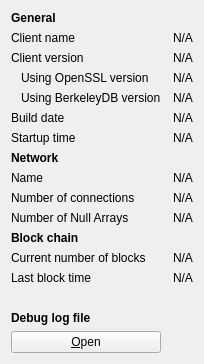
     <widget class="QWidget" name="tab_info">
      <attribute name="title">
       <string>&amp;Information</string>
      </attribute>
      <layout class="QGridLayout" name="gridLayout" columnstretch="0,0">
       <property name="horizontalSpacing">
        <number>12</number>
       </property>
       <item row="0" column="0">
        <widget class="QLabel" name="generalHeader">
         <property name="font">
          <font>
           <weight>75</weight>
           <bold>true</bold>
          </font>
         </property>
         <property name="text">
          <string>General</string>
         </property>
        </widget>
       </item>
       <item row="1" column="0">
        <widget class="QLabel" name="clientNameLabel">
         <property name="text">
          <string>Client name</string>
         </property>
        </widget>
       </item>
       <item row="1" column="1">
        <widget class="QLabel" name="clientName">
         <property name="cursor">
          <cursorShape>IBeamCursor</cursorShape>
         </property>
         <property name="text">
          <string>N/A</string>
         </property>
         <property name="textFormat">
          <enum>Qt::PlainText</enum>
         </property>
         <property name="textInteractionFlags">
          <set>Qt::LinksAccessibleByMouse|Qt::TextSelectableByKeyboard|Qt::TextSelectableByMouse</set>
         </property>
        </widget>
       </item>
       <item row="2" column="0">
        <widget class="QLabel" name="clientVersionLabel">
         <property name="text">
          <string>Client version</string>
         </property>
        </widget>
       </item>
       <item row="2" column="1">
        <widget class="QLabel" name="clientVersion">
         <property name="cursor">
          <cursorShape>IBeamCursor</cursorShape>
         </property>
         <property name="text">
          <string>N/A</string>
         </property>
         <property name="textFormat">
          <enum>Qt::PlainText</enum>
         </property>
         <property name="textInteractionFlags">
          <set>Qt::LinksAccessibleByMouse|Qt::TextSelectableByKeyboard|Qt::TextSelectableByMouse</set>
         </property>
        </widget>
       </item>
       <item row="3" column="0">
        <widget class="QLabel" name="openSSLVersionLabel">
         <property name="text">
          <string>Using OpenSSL version</string>
         </property>
         <property name="indent">
          <number>10</number>
         </property>
        </widget>
       </item>
       <item row="3" column="1">
        <widget class="QLabel" name="openSSLVersion">
         <property name="cursor">
          <cursorShape>IBeamCursor</cursorShape>
         </property>
         <property name="text">
          <string>N/A</string>
         </property>
         <property name="textFormat">
          <enum>Qt::PlainText</enum>
         </property>
         <property name="textInteractionFlags">
          <set>Qt::LinksAccessibleByMouse|Qt::TextSelectableByKeyboard|Qt::TextSelectableByMouse</set>
         </property>
        </widget>
       </item>
       <item row="4" column="0">
        <widget class="QLabel" name="berkeleyDBVersionLabel">
         <property name="text">
          <string>Using BerkeleyDB version</string>
         </property>
         <property name="indent">
          <number>10</number>
         </property>
        </widget>
       </item>
       <item row="4" column="1">
        <widget class="QLabel" name="berkeleyDBVersion">
         <property name="cursor">
          <cursorShape>IBeamCursor</cursorShape>
         </property>
         <property name="text">
          <string>N/A</string>
         </property>
         <property name="textFormat">
          <enum>Qt::PlainText</enum>
         </property>
         <property name="textInteractionFlags">
          <set>Qt::LinksAccessibleByMouse|Qt::TextSelectableByKeyboard|Qt::TextSelectableByMouse</set>
         </property>
        </widget>
       </item>
       <item row="5" column="0">
        <widget class="QLabel" name="buildDateLabel">
         <property name="text">
          <string>Build date</string>
         </property>
        </widget>
       </item>
       <item row="5" column="1">
        <widget class="QLabel" name="buildDate">
         <property name="cursor">
          <cursorShape>IBeamCursor</cursorShape>
         </property>
         <property name="text">
          <string>N/A</string>
         </property>
         <property name="textFormat">
          <enum>Qt::PlainText</enum>
         </property>
         <property name="textInteractionFlags">
          <set>Qt::LinksAccessibleByMouse|Qt::TextSelectableByKeyboard|Qt::TextSelectableByMouse</set>
         </property>
        </widget>
       </item>
       <item row="6" column="0">
        <widget class="QLabel" name="startupTimeLabel">
         <property name="text">
          <string>Startup time</string>
         </property>
        </widget>
       </item>
       <item row="6" column="1">
        <widget class="QLabel" name="startupTime">
         <property name="cursor">
          <cursorShape>IBeamCursor</cursorShape>
         </property>
         <property name="text">
          <string>N/A</string>
         </property>
         <property name="textFormat">
          <enum>Qt::PlainText</enum>
         </property>
         <property name="textInteractionFlags">
          <set>Qt::LinksAccessibleByMouse|Qt::TextSelectableByKeyboard|Qt::TextSelectableByMouse</set>
         </property>
        </widget>
       </item>
       <item row="7" column="0">
        <widget class="QLabel" name="networkHeader">
         <property name="font">
          <font>
           <weight>75</weight>
           <bold>true</bold>
          </font>
         </property>
         <property name="text">
          <string>Network</string>
         </property>
        </widget>
       </item>
       <item row="8" column="0">
        <widget class="QLabel" name="networkNameLabel">
         <property name="text">
          <string>Name</string>
         </property>
        </widget>
       </item>
       <item row="8" column="1">
        <widget class="QLabel" name="networkName">
         <property name="cursor">
          <cursorShape>IBeamCursor</cursorShape>
         </property>
         <property name="text">
          <string>N/A</string>
         </property>
         <property name="textFormat">
          <enum>Qt::PlainText</enum>
         </property>
         <property name="textInteractionFlags">
          <set>Qt::LinksAccessibleByMouse|Qt::TextSelectableByKeyboard|Qt::TextSelectableByMouse</set>
         </property>
        </widget>
       </item>
       <item row="9" column="0">
        <widget class="QLabel" name="numberOfConnectionsLabel">
         <property name="text">
          <string>Number of connections</string>
         </property>
        </widget>
       </item>
       <item row="9" column="1">
        <widget class="QLabel" name="numberOfConnections">
         <property name="cursor">
          <cursorShape>IBeamCursor</cursorShape>
         </property>
         <property name="text">
          <string>N/A</string>
         </property>
         <property name="textFormat">
          <enum>Qt::PlainText</enum>
         </property>
         <property name="textInteractionFlags">
          <set>Qt::LinksAccessibleByMouse|Qt::TextSelectableByKeyboard|Qt::TextSelectableByMouse</set>
         </property>
        </widget>
       </item>
       <item row="10" column="0">
        <widget class="QLabel" name="masternodeCountLabel">
         <property name="text">
          <string>Number of Null Arrays</string>
         </property>
        </widget>
       </item>
       <item row="10" column="1">
        <widget class="QLabel" name="masternodeCount">
         <property name="cursor">
          <cursorShape>IBeamCursor</cursorShape>
         </property>
         <property name="text">
          <string>N/A</string>
         </property>
         <property name="textFormat">
          <enum>Qt::PlainText</enum>
         </property>
         <property name="textInteractionFlags">
          <set>Qt::LinksAccessibleByMouse|Qt::TextSelectableByKeyboard|Qt::TextSelectableByMouse</set>
         </property>
        </widget>
       </item>
       <item row="11" column="0">
        <widget class="QLabel" name="blockchainHeader">
         <property name="font">
          <font>
           <weight>75</weight>
           <bold>true</bold>
          </font>
         </property>
         <property name="text">
          <string>Block chain</string>
         </property>
        </widget>
       </item>
       <item row="12" column="0">
        <widget class="QLabel" name="numberOfBlocksLabel">
         <property name="text">
          <string>Current number of blocks</string>
         </property>
        </widget>
       </item>
       <item row="12" column="1">
        <widget class="QLabel" name="numberOfBlocks">
         <property name="cursor">
          <cursorShape>IBeamCursor</cursorShape>
         </property>
         <property name="text">
          <string>N/A</string>
         </property>
         <property name="textFormat">
          <enum>Qt::PlainText</enum>
         </property>
         <property name="textInteractionFlags">
          <set>Qt::LinksAccessibleByMouse|Qt::TextSelectableByKeyboard|Qt::TextSelectableByMouse</set>
         </property>
        </widget>
       </item>
       <item row="13" column="0">
        <widget class="QLabel" name="lastBlockTimeLabel">
         <property name="text">
          <string>Last block time</string>
         </property>
        </widget>
       </item>
       <item row="13" column="1">
        <widget class="QLabel" name="lastBlockTime">
         <property name="cursor">
          <cursorShape>IBeamCursor</cursorShape>
         </property>
         <property name="text">
          <string>N/A</string>
         </property>
         <property name="textFormat">
          <enum>Qt::PlainText</enum>
         </property>
         <property name="textInteractionFlags">
          <set>Qt::LinksAccessibleByMouse|Qt::TextSelectableByKeyboard|Qt::TextSelectableByMouse</set>
         </property>
        </widget>
       </item>
       <item row="14" column="0">
        <spacer name="verticalSpacer_2">
         <property name="orientation">
          <enum>Qt::Vertical</enum>
         </property>
         <property name="sizeHint" stdset="0">
          <size>
           <width>20</width>
           <height>20</height>
          </size>
         </property>
        </spacer>
       </item>
       <item row="15" column="0">
        <widget class="QLabel" name="debugLogFileHeader">
         <property name="font">
          <font>
           <weight>75</weight>
           <bold>true</bold>
          </font>
         </property>
         <property name="text">
          <string>Debug log file</string>
         </property>
        </widget>
       </item>
       <item row="16" column="0">
        <widget class="QPushButton" name="openDebugLogfileButton">
         <property name="toolTip">
          <string>Open the NulleX debug log file from the current data directory. This can take a few seconds for large log files.</string>
         </property>
         <property name="text">
          <string>&amp;Open</string>
         </property>
         <property name="autoDefault">
          <bool>false</bool>
         </property>
        </widget>
       </item>
      </layout>
     </widget>
